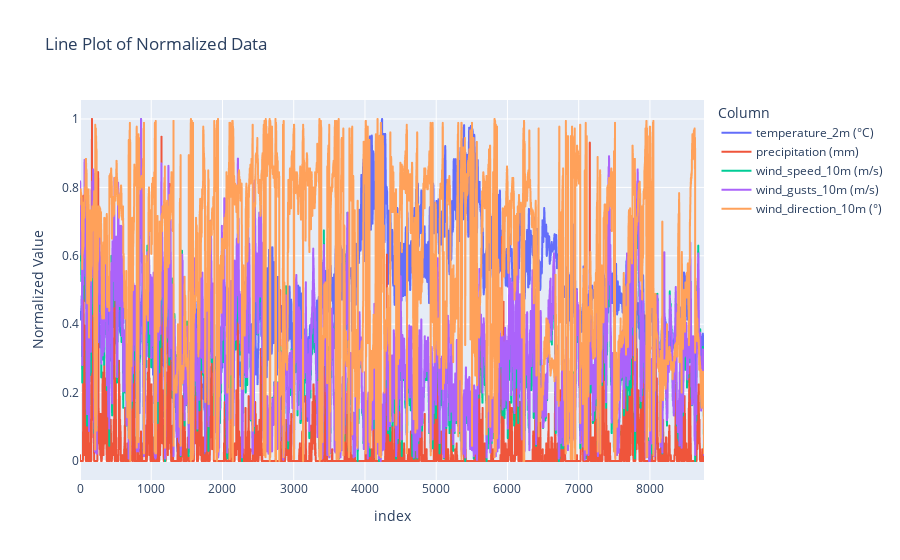

Write notebook code for a chart like this one.
### Code cell
fig = px.line(df_scaled, x=df_scaled.index, y=df_scaled.columns,
              title='Line Plot of Normalized Data',
              labels={'value': 'Normalized Value', 'variable': 'Column'})
fig.show()

### Figure 1 — Plotly figure (JSON) as saved in the notebook; plotly's stock layout.template omitted (floating-point values rounded to 4 significant figures; data arrays with more than 128 entries replaced by an {"elided": "..."} marker saying what was removed)
{"data": [{"hovertemplate": "Column=temperature_2m (°C)<br>index=%{x}<br>Normalized Value=%{y}<extra></extra>", "legendgroup": "temperature_2m (°C)", "line": {"color": "#636efa", "dash": "solid"}, "marker": {"symbol": "circle"}, "mode": "lines", "name": "temperature_2m (°C)", "showlegend": true, "type": "scattergl", "x": {"elided": "8760 int values"}, "xaxis": "x", "y": {"elided": "8760 float values"}, "yaxis": "y"}, {"hovertemplate": "Column=precipitation (mm)<br>index=%{x}<br>Normalized Value=%{y}<extra></extra>", "legendgroup": "precipitation (mm)", "line": {"color": "#EF553B", "dash": "solid"}, "marker": {"symbol": "circle"}, "mode": "lines", "name": "precipitation (mm)", "showlegend": true, "type": "scattergl", "x": {"elided": "8760 int values"}, "xaxis": "x", "y": {"elided": "8760 float values"}, "yaxis": "y"}, {"hovertemplate": "Column=wind_speed_10m (m/s)<br>index=%{x}<br>Normalized Value=%{y}<extra></extra>", "legendgroup": "wind_speed_10m (m/s)", "line": {"color": "#00cc96", "dash": "solid"}, "marker": {"symbol": "circle"}, "mode": "lines", "name": "wind_speed_10m (m/s)", "showlegend": true, "type": "scattergl", "x": {"elided": "8760 int values"}, "xaxis": "x", "y": {"elided": "8760 float values"}, "yaxis": "y"}, {"hovertemplate": "Column=wind_gusts_10m (m/s)<br>index=%{x}<br>Normalized Value=%{y}<extra></extra>", "legendgroup": "wind_gusts_10m (m/s)", "line": {"color": "#ab63fa", "dash": "solid"}, "marker": {"symbol": "circle"}, "mode": "lines", "name": "wind_gusts_10m (m/s)", "showlegend": true, "type": "scattergl", "x": {"elided": "8760 int values"}, "xaxis": "x", "y": {"elided": "8760 float values"}, "yaxis": "y"}, {"hovertemplate": "Column=wind_direction_10m (°)<br>index=%{x}<br>Normalized Value=%{y}<extra></extra>", "legendgroup": "wind_direction_10m (°)", "line": {"color": "#FFA15A", "dash": "solid"}, "marker": {"symbol": "circle"}, "mode": "lines", "name": "wind_direction_10m (°)", "showlegend": true, "type": "scattergl", "x": {"elided": "8760 int values"}, "xaxis": "x", "y": {"elided": "8760 float values"}, "yaxis": "y"}], "layout": {"legend": {"title": {"text": "Column"}, "tracegroupgap": 0}, "title": {"text": "Line Plot of Normalized Data"}, "xaxis": {"anchor": "y", "domain": [0, 1], "title": {"text": "index"}}, "yaxis": {"anchor": "x", "domain": [0, 1], "title": {"text": "Normalized Value"}}}}
